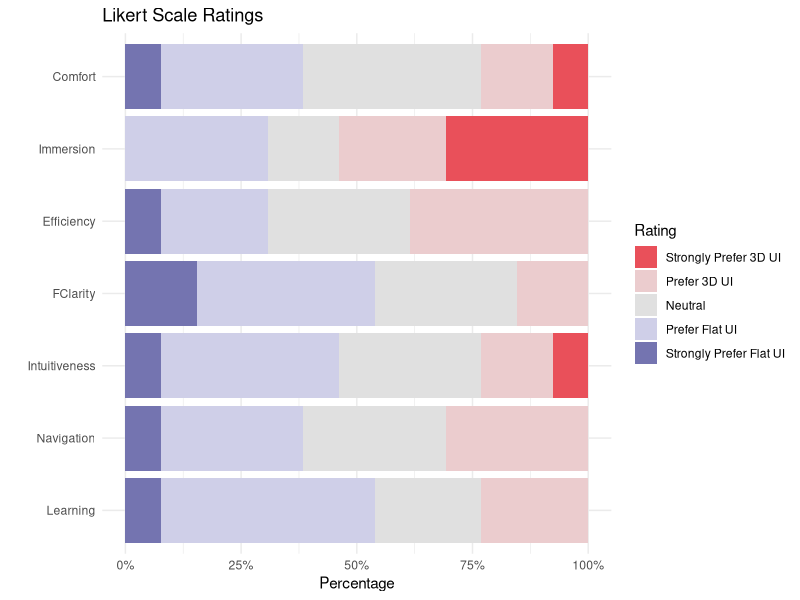
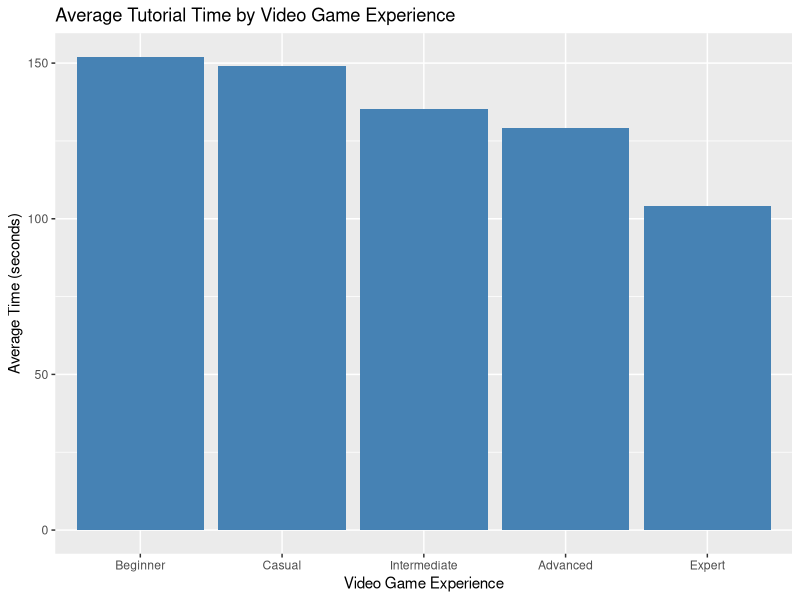
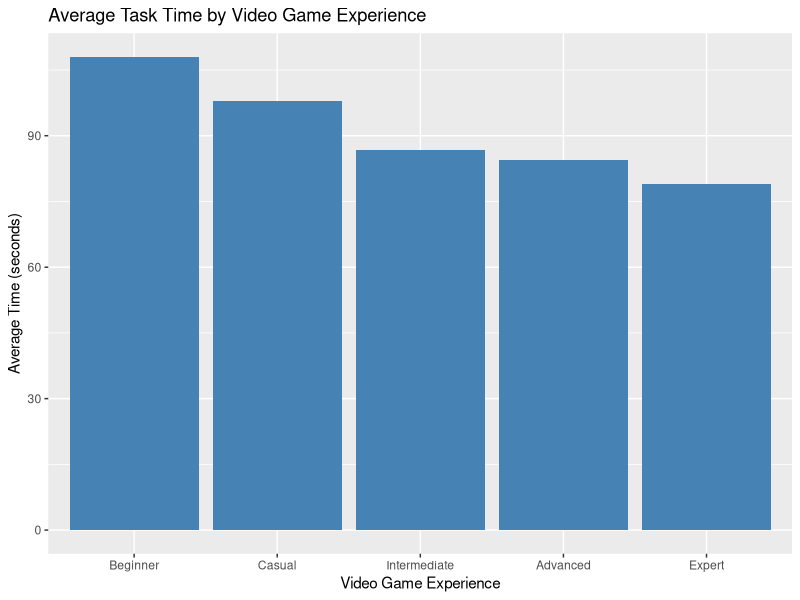
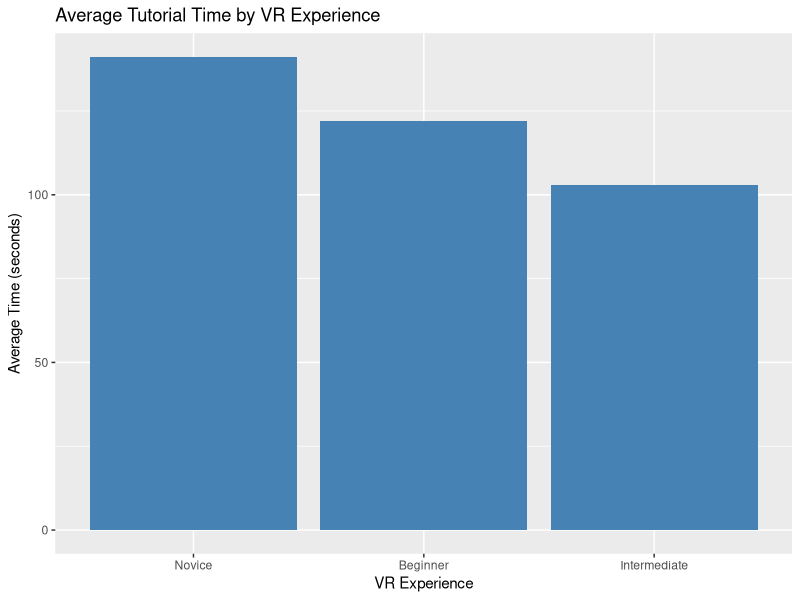
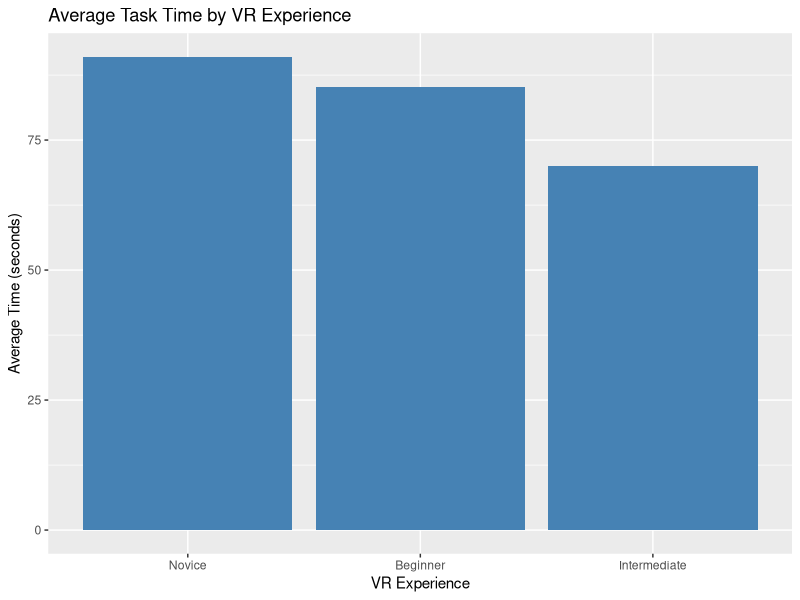
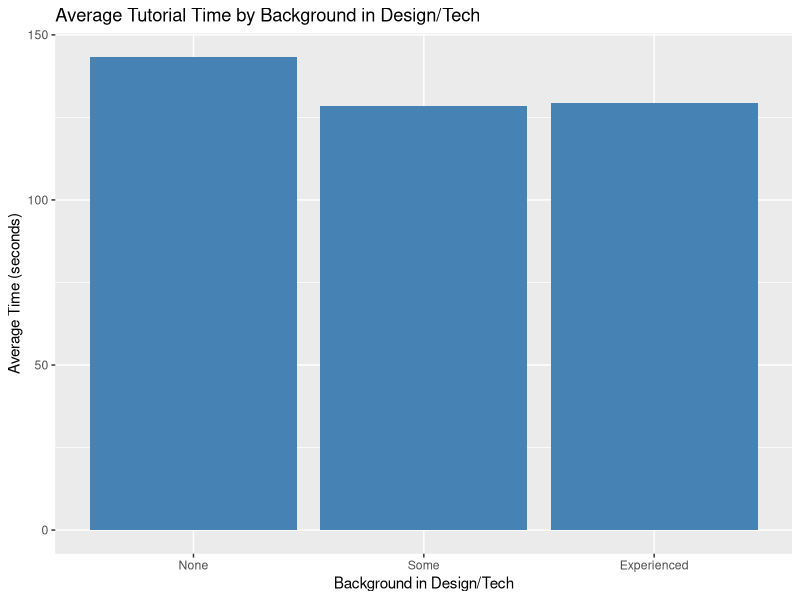
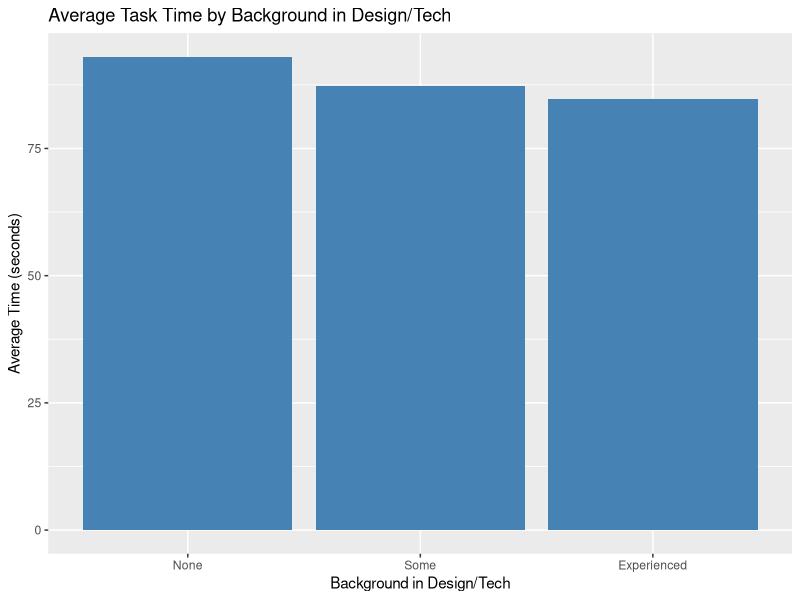
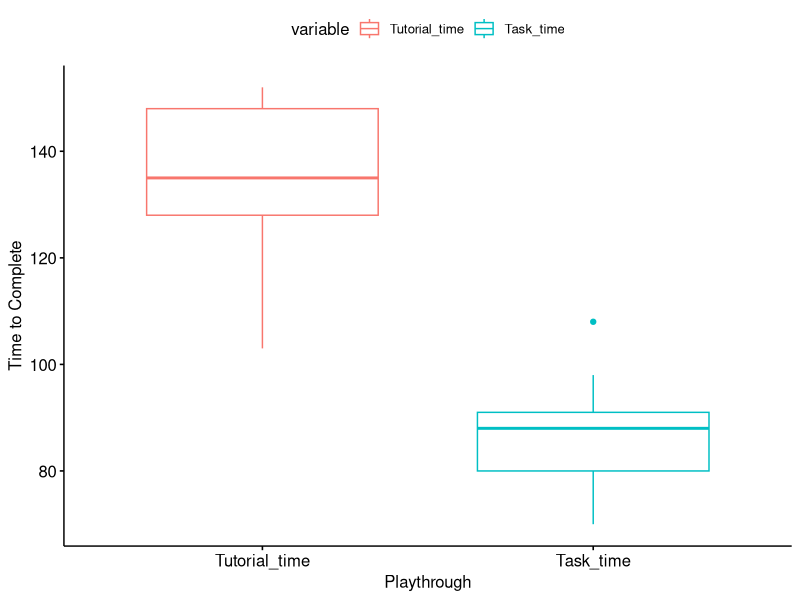

Generate these figures, in order, with R:
## ---- chunk 1
data <- read.csv("data.csv")
## ---- chunk 2
library(reshape2)

selected_columns <- data[c("Learning", "Navigation", "Intuitiveness", "FClarity", "Efficiency", "Immersion", "Comfort")]

data_long <- melt(selected_columns)

rating_labels <- c("Strongly Prefer 3D UI", "Prefer 3D UI", "Neutral", "Prefer Flat UI", "Strongly Prefer Flat UI")

library(ggplot2)

plot <- ggplot(data_long, aes(x = variable, fill = factor(value))) +
  geom_bar(position = "fill") +
  coord_flip() +
  scale_y_continuous(labels = scales::percent_format()) +
  scale_fill_manual(name = "Rating", 
                    values = c("1" = "#e9505a", "2" = "#EBCCCE", "3" = "gray88", "4" = "#cfcfe8", "5" = "#7474b0"),
                    labels = rating_labels) +
  labs(x = "", y = "Percentage", title = "Likert Scale Ratings") +
  theme_minimal()

ggsave(filename = "visualized/preference_likert.png", plot = plot, width = 5, height = 2, dpi = 500)

plot
## ---- chunk 3


# Load necessary libraries
library(ggplot2)
library(dplyr)


# Reordering factors as per the specified order
data$Video_game_exp <- factor(data$Video_game_exp, levels = c('Beginner', 'Casual', 'Intermediate', 'Advanced', 'Expert'))
data$VR_exp <- factor(data$VR_exp, levels = c('Novice', 'Beginner', 'Intermediate'))
data$Background_design_tech <- factor(data$Background_design_tech, levels = c('None', 'Some', 'Experienced'))

# Calculating mean tutorial and task times
video_game_exp_stats <- data %>% group_by(Video_game_exp) %>% summarise(Avg_Tutorial_Time = mean(Tutorial_time), Avg_Task_Time = mean(Task_time))
vr_exp_stats <- data %>% group_by(VR_exp) %>% summarise(Avg_Tutorial_Time = mean(Tutorial_time), Avg_Task_Time = mean(Task_time))
background_exp_stats <- data %>% group_by(Background_design_tech) %>% summarise(Avg_Tutorial_Time = mean(Tutorial_time), Avg_Task_Time = mean(Task_time))


# Plotting
# Video Game Experience
plot <- ggplot(video_game_exp_stats, aes(x=Video_game_exp, y=Avg_Tutorial_Time)) +
  geom_bar(stat="identity", fill="steelblue") +
  ggtitle('Average Tutorial Time by Video Game Experience') +
  xlab('Video Game Experience') +
  ylab('Average Time (seconds)')
ggsave(filename = "visualized/video_game_exp_vs_tut.png", plot = plot, width = 5, height = 2, dpi = 500)
plot


plot <- ggplot(video_game_exp_stats, aes(x=Video_game_exp, y=Avg_Task_Time)) +
  geom_bar(stat="identity", fill="steelblue") +
  ggtitle('Average Task Time by Video Game Experience') +
  xlab('Video Game Experience') +
  ylab('Average Time (seconds)')
ggsave(filename = "visualized/video_game_exp_vs_task.png", plot = plot, width = 5, height = 2, dpi = 500)
plot

# VR Experience
plot <- ggplot(vr_exp_stats, aes(x=VR_exp, y=Avg_Tutorial_Time)) +
  geom_bar(stat="identity", fill="steelblue") +
  ggtitle('Average Tutorial Time by VR Experience') +
  xlab('VR Experience') +
  ylab('Average Time (seconds)')
ggsave(filename = "visualized/vr_exp_vs_tut.png", plot = plot, width = 5, height = 2, dpi = 500)
plot

plot <- ggplot(vr_exp_stats, aes(x=VR_exp, y=Avg_Task_Time)) +
  geom_bar(stat="identity", fill="steelblue") +
  ggtitle('Average Task Time by VR Experience') +
  xlab('VR Experience') +
  ylab('Average Time (seconds)')
ggsave(filename = "visualized/r_exp_vs_task.png", plot = plot, width = 5, height = 2, dpi = 500)
plot

# Background in Design/Tech
plot <- ggplot(background_exp_stats, aes(x=Background_design_tech, y=Avg_Tutorial_Time)) +
  geom_bar(stat="identity", fill="steelblue") +
  ggtitle('Average Tutorial Time by Background in Design/Tech') +
  xlab('Background in Design/Tech') +
  ylab('Average Time (seconds)')
ggsave(filename = "visualized/background_vs_tut.png", plot = plot, width = 5, height = 2, dpi = 500)
plot

plot <- ggplot(background_exp_stats, aes(x=Background_design_tech, y=Avg_Task_Time)) +
  geom_bar(stat="identity", fill="steelblue") +
  ggtitle('Average Task Time by Background in Design/Tech') +
  xlab('Background in Design/Tech') +
  ylab('Average Time (seconds)')
ggsave(filename = "visualized/background_vs_task.png", plot = plot, width = 5, height = 2, dpi = 500)
plot

## ---- chunk 4
library(reshape2)

selected_columns <- data[c("Tutorial_time", "Task_time")]

data_long <- melt(selected_columns)

library("ggpubr")
plot <- ggboxplot(data_long, x = "variable", y = "value",
          color = "variable",
          order = c("Tutorial_time", "Task_time"),
          ylab = "Time to Complete", xlab = "Playthrough")

ggsave(filename = "visualized/playthrough_time_boxplot.png", plot = plot, width = 5, height = 4, dpi = 500)

plot
## ---- chunk 5
library(ggplot2)

overall_pref_count <- table(data$Overall_preference)

# Converting the table to a dataframe for ggplot
df_overall_pref <- as.data.frame(overall_pref_count)

# Creating the pie chart
plot <- ggplot(df_overall_pref, aes(x = "", y = Freq, fill = Var1)) +
  geom_bar(width = 1, stat = "identity") +
  coord_polar("y") +
  labs(fill = "Overall Preference", 
       title = "Distribution of Overall Preferences") +
  theme_void()


ggsave(filename = "visualized/overall_preference_distribution.png", plot = plot, width = 5, height = 4, dpi = 500)

plot
## ---- chunk 6
kruskal_result <- kruskal.test(Task_time ~ VR_exp, data = data)
kruskal_result
## ---- chunk 7
kruskal_result <- kruskal.test(Task_time ~ Video_game_exp, data = data)
kruskal_result
## ---- chunk 8
kruskal_result <- kruskal.test(Task_time ~ Background_design_tech, data = data)
kruskal_result
## ---- chunk 9
kruskal_result <- kruskal.test(Tutorial_time ~ VR_exp, data = data)
kruskal_result
## ---- chunk 10
kruskal_result <- kruskal.test(Tutorial_time ~ Video_game_exp, data = data)
kruskal_result
## ---- chunk 11
kruskal_result <- kruskal.test(Tutorial_time ~ Background_design_tech, data = data)
kruskal_result
